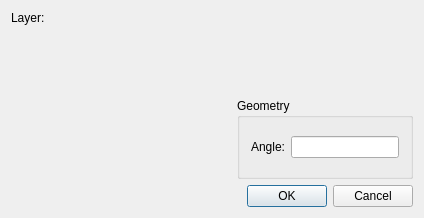
<?xml version="1.0" encoding="UTF-8"?>
<ui version="4.0">
 <class>QG_DlgDimLinear</class>
 <widget class="QDialog" name="QG_DlgDimLinear">
  <property name="geometry">
   <rect>
    <x>0</x>
    <y>0</y>
    <width>424</width>
    <height>218</height>
   </rect>
  </property>
  <property name="baseSize">
   <size>
    <width>0</width>
    <height>0</height>
   </size>
  </property>
  <property name="windowTitle">
   <string>Linear Dimension</string>
  </property>
  <property name="sizeGripEnabled">
   <bool>false</bool>
  </property>
  <layout class="QVBoxLayout">
   <property name="spacing">
    <number>6</number>
   </property>
   <property name="margin">
    <number>11</number>
   </property>
   <item>
    <layout class="QHBoxLayout">
     <item>
      <layout class="QVBoxLayout">
       <item>
        <layout class="QHBoxLayout">
         <item>
          <widget class="QLabel" name="lLayer">
           <property name="sizePolicy">
            <sizepolicy hsizetype="Preferred" vsizetype="Preferred">
             <horstretch>0</horstretch>
             <verstretch>0</verstretch>
            </sizepolicy>
           </property>
           <property name="text">
            <string>Layer:</string>
           </property>
           <property name="wordWrap">
            <bool>false</bool>
           </property>
          </widget>
         </item>
         <item>
          <widget class="QG_LayerBox" name="cbLayer" native="true"/>
         </item>
        </layout>
       </item>
       <item>
        <widget class="QG_WidgetPen" name="wPen" native="true">
         <property name="sizePolicy">
          <sizepolicy hsizetype="MinimumExpanding" vsizetype="MinimumExpanding">
           <horstretch>0</horstretch>
           <verstretch>0</verstretch>
          </sizepolicy>
         </property>
        </widget>
       </item>
      </layout>
     </item>
     <item>
      <layout class="QVBoxLayout">
       <item>
        <widget class="QG_DimensionLabelEditor" name="wLabel" native="true"/>
       </item>
       <item>
        <widget class="QGroupBox" name="bgGeometry">
         <property name="title">
          <string>Geometry</string>
         </property>
         <layout class="QHBoxLayout">
          <item>
           <widget class="QLabel" name="lAngle">
            <property name="sizePolicy">
             <sizepolicy hsizetype="Fixed" vsizetype="Fixed">
              <horstretch>0</horstretch>
              <verstretch>0</verstretch>
             </sizepolicy>
            </property>
            <property name="minimumSize">
             <size>
              <width>0</width>
              <height>19</height>
             </size>
            </property>
            <property name="frameShape">
             <enum>QFrame::NoFrame</enum>
            </property>
            <property name="frameShadow">
             <enum>QFrame::Plain</enum>
            </property>
            <property name="text">
             <string>Angle:</string>
            </property>
            <property name="wordWrap">
             <bool>false</bool>
            </property>
           </widget>
          </item>
          <item>
           <widget class="QLineEdit" name="leAngle">
            <property name="sizePolicy">
             <sizepolicy hsizetype="Preferred" vsizetype="Fixed">
              <horstretch>0</horstretch>
              <verstretch>0</verstretch>
             </sizepolicy>
            </property>
            <property name="minimumSize">
             <size>
              <width>0</width>
              <height>19</height>
             </size>
            </property>
            <property name="text">
             <string/>
            </property>
           </widget>
          </item>
         </layout>
        </widget>
       </item>
      </layout>
     </item>
    </layout>
   </item>
   <item>
    <widget class="QDialogButtonBox" name="buttonBox">
     <property name="standardButtons">
      <set>QDialogButtonBox::Cancel|QDialogButtonBox::Ok</set>
     </property>
    </widget>
   </item>
  </layout>
 </widget>
 <layoutdefault spacing="6" margin="11"/>
 <customwidgets>
  <customwidget>
   <class>QG_WidgetPen</class>
   <extends>QWidget</extends>
   <header>qg_widgetpen.h</header>
  </customwidget>
  <customwidget>
   <class>QG_LayerBox</class>
   <extends>QWidget</extends>
   <header>qg_layerbox.h</header>
  </customwidget>
  <customwidget>
   <class>QG_DimensionLabelEditor</class>
   <extends>QWidget</extends>
   <header>qg_dimensionlabeleditor.h</header>
  </customwidget>
 </customwidgets>
 <resources/>
 <connections>
  <connection>
   <sender>buttonBox</sender>
   <signal>rejected()</signal>
   <receiver>QG_DlgDimLinear</receiver>
   <slot>reject()</slot>
   <hints>
    <hint type="sourcelabel">
     <x>211</x>
     <y>194</y>
    </hint>
    <hint type="destinationlabel">
     <x>20</x>
     <y>20</y>
    </hint>
   </hints>
  </connection>
  <connection>
   <sender>buttonBox</sender>
   <signal>accepted()</signal>
   <receiver>QG_DlgDimLinear</receiver>
   <slot>accept()</slot>
   <hints>
    <hint type="sourcelabel">
     <x>211</x>
     <y>194</y>
    </hint>
    <hint type="destinationlabel">
     <x>20</x>
     <y>20</y>
    </hint>
   </hints>
  </connection>
 </connections>
</ui>
